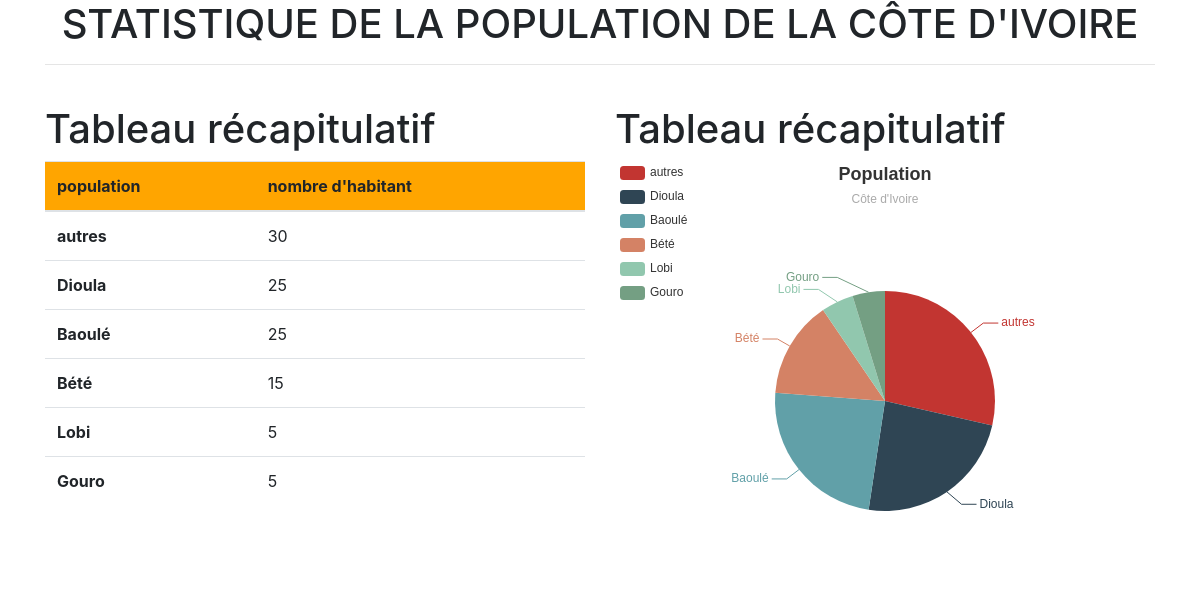
The page / on the database its author committed.
### statlang/models.py (models this page shows, shortened)
class Population(models.Model):
    nom = models.CharField(max_length=255)
    nb_hbts = models.PositiveIntegerField(default=0)
    class Meta:
        verbose_name = 'Population'
        verbose_name_plural = 'Populations'
    def __str__(self):
        return '{}'.format(self.nom ) # TODO

### statlang/views.py (the view)
# urls.py: 2. Add a URL to urlpatterns:  path('', views.home, name='home')
def home(request):
    pop=models.Population.objects.all().order_by('-nb_hbts')
    print(pop)
    datas={
        'population':pop
    }
    return render(request,'index.html', datas)

### statlang/templates/index.html (shortened to what this page needs)
<!DOCTYPE html>
<html lang="en">
<head>
    <link rel="stylesheet" href="https://stackpath.bootstrapcdn.com/bootstrap/4.3.1/css/bootstrap.min.css">
</head>
<body>
    <div class="container">
        <h1 class="text-center " >
            STATISTIQUE DE LA POPULATION DE LA CÔTE D'IVOIRE
        </h1>
        <hr>
        <br>
        <div class="row">
            <div class="col-md-6">
                <table class="table">
                    <h1> Tableau récapitulatif</h1>
                    <thead class="" style="background-color: orange">
                        <tr>
                        <th scope="col">population</th>
                        <th scope="col">nombre d'habitant</th>
                        </tr>
                    </thead>
                    <tbody>
                        {% for item in population %}
                            <tr>
                                <th scope="row">{{item.nom}}</th>
                                <td>{{item.nb_hbts}}</td>
                            </tr>
                        {% endfor %}
                    </tbody>
                    </table>
            </div>
            <div class="col-md-6">
                <h1> Tableau récapitulatif</h1>
                <div id="main_lang" style="width:100%; height:400px;"></div>
            </div>
        </div>
    </div>
    <script>
    var myPieLang = echarts.init(document.getElementById('main_lang'));
    var option_lang = {
            title : {
                text: 'Population',
                subtext: 'Côte d\'Ivoire',
                x:'center'
            },
            tooltip : {
                trigger: 'item',
                formatter: "{a} <br/>{b} : {c} ({d}%)"
            },
            legend: {
                orient: 'vertical',
                left: 'left',
                data: [
                    {% for item in population %}
                        '{{ item.nom }}',
                    {% endfor %}
                    ]
            },
            series : [
                {
                    name: 'Population',
                    type: 'pie',
                    radius : '55%',
                    center: ['50%', '60%'],
                    data:[
                        {% for item in population %}
                            {value: {{ item.nb_hbts }}, name:'{{ item.nom }}'},
                        {% endfor %}
                    ],
                    itemStyle: {
                        emphasis: {
                            shadowBlur: 10,
                            shadowOffsetX: 0,
                            shadowColor: 'rgba(0, 0, 0, 0.5)'
                        }
                    }
                }
            ]
        };
        // gauge option
        myPieLang.setOption(option_lang);
    </script>
</body>
</html>

### rows shown on the page
Population: nom "autres", nb_hbts "30"
Population: nom "Dioula", nb_hbts "25"
Population: nom "Baoulé", nb_hbts "25"
Population: nom "Bété", nb_hbts "15"
Population: nom "Lobi", nb_hbts "5"
Population: nom "Gouro", nb_hbts "5"

### other values the page prints
chart data {{ item.nom }} autres, Dioula, Baoulé, Bété, Lobi, Gouro
chart data {{ item.nb_hbts }} 30, 25, 25, 15, 5, 5
